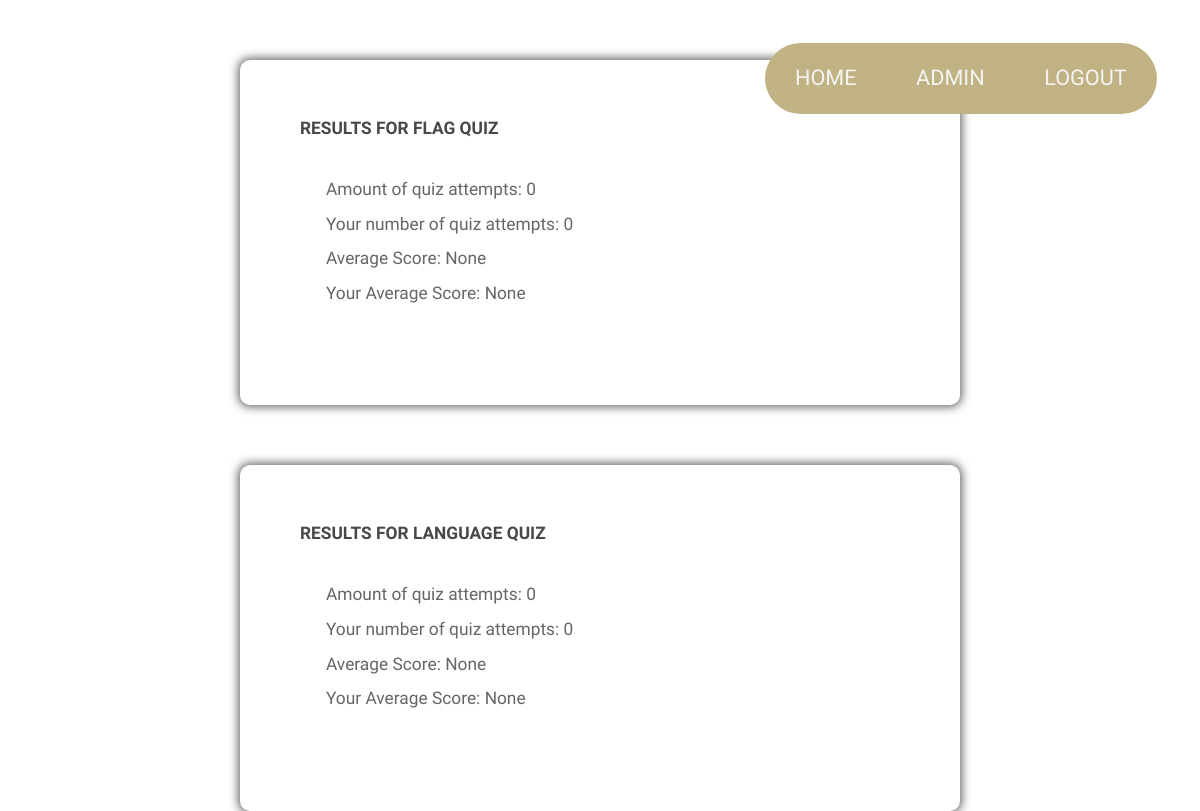
The page /results (signed in) on the database its author committed.
### app/models.py (models this page shows, shortened)
class Quiz(db.Model):
	__tablename__ = 'quiz'
	id = db.Column(db.Integer,primary_key=True)
	quizname = db.Column(db.String(80), index=True)
	creator_id = db.Column(db.Integer, ForeignKey('user.id'))
	creator = relationship('User', back_populates="quizzes")
	style = db.Column(db.Integer, ForeignKey('quizStyle.id'))
	quizStyle = relationship('QuizStyle', back_populates="quizzes")
	questions = db.relationship('Question', back_populates='quiz', lazy='dynamic')
	quizContents = db.relationship('QuizContent', backref='quiz', lazy='dynamic')
	attempts = db.relationship('UserAttempt', backref='quiz', lazy='dynamic')
	def get_average_score(self, user):
		total_score = 0
		if user:
			user_attempts = self.attempts.filter_by(user_id = user.id)
			for attempt in user_attempts:
				total_score = total_score + attempt.get_score()
			if user_attempts.count() == 0: return None
			return round(total_score/user_attempts.count(),2)
		else:
			for attempt in self.attempts:
				total_score = total_score + attempt.get_score()
			if self.attempts.count() == 0: return None
			return round(total_score/self.attempts.count(),2)

class User(UserMixin, db.Model):
	__tablename__ = "user"
	id = db.Column(db.Integer, primary_key=True)
	username = db.Column(db.String(64), index=True, unique=True, nullable=False)
	email = db.Column(db.String(120), index=True, unique=True, nullable=False)
	admin = db.Column(db.Boolean, default=False, nullable=False)
	password_hash = db.Column(db.String(128), nullable=False)
	userAttempts = db.relationship('UserAttempt', backref='user', lazy='dynamic')
	quizzes = db.relationship('Quiz', back_populates='creator')

### app/routes.py (the view)
@app.route('/results')
@login_required
def results():
	return render_template('resultsall.html', quizzes = Quiz.query.all())

### app/models.py (called while the page is built)
@login.user_loader
def load_user(id):
	return User.query.get(int(id))

### app/templates/resultsall.html (shortened to what this page needs)
{% extends "siteBase.html" %}
{% block head %}
{{ super() }}
    <link rel="stylesheet" href="https://stackpath.bootstrapcdn.com/bootstrap/4.5.0/css/bootstrap.min.css">
    <link rel="stylesheet" type="text/css" href="{{ url_for('static',    filename='css/main.css') }}">
{% endblock %}
{% block body %}
{{ super() }}
        {% for quiz in quizzes %}
            <div class="resultsall">
                <h1>Results for {{quiz.quizname}}</h1>
                <ul>
                    <li>Amount of quiz attempts: {{quiz.attempts.count()}}</li>
                    <li>Your number of quiz attempts: {{quiz.attempts.filter_by(user_id=current_user.id).count()}}</li>
                    <li>Average Score: {{ quiz.get_average_score(user = None) }}</li>
                    <li>Your Average Score: {{ quiz.get_average_score(user = current_user) }}</li>
                </ul>
            </div>
        {% endfor %}
{% endblock %}

### app/static/css/main.css (style rules this page uses)
html, body, div, span, applet, object, iframe, h1, h2, h3, h4, h5, h6, p, blockquote, pre, a, abbr, acronym, address, big, cite, code, del, dfn, em, img, ins, kbd, q, s, samp, small, strike, strong, sub, sup, tt, var, b, u, i, center, dl, dt, dd, ol, ul, li, fieldset, form, label, legend, table, caption, tbody, tfoot, thead, tr, th, td, article, aside, canvas, details, embed, figure, figcaption, footer, header, hgroup, menu, nav, output, ruby, section, summary, time, mark, audio, video { margin: 0; padding: 0; border: 0; font-size: 100%; font: inherit; vertical-align: baseline; }
div.resultsall { background-color:white; box-shadow: 0 0 10px 2px; padding:5%; margin-top: 5%; margin-left:20%; margin-right:20%; border-radius: 10px; }
div.resultsall ul { margin-top:2em; list-style-type: none; }
body { line-height: 1; }
ol, ul { list-style: none; }
body { -webkit-text-size-adjust: none; }
*, *:before, *:after { -moz-box-sizing: border-box; -webkit-box-sizing: border-box; box-sizing: border-box; }
body { -ms-overflow-style: scrollbar; }
body { background: #fff; }
body { background-color: #fff; color: #666; }
body, input, select, textarea { font-family: "Raleway", Arial, Helvetica, sans-serif; font-size: 13pt; font-weight: 400; line-height: 2em; }
h1, h2, h3, h4, h5, h6 { color: #484848; font-weight: 700; line-height: 1em; margin: 0 0 1em 0; text-transform: uppercase; }
ul { list-style: disc; margin: 0 0 2em 0; padding-left: 1em; }
ul li { padding-left: 0.5em; }

### rows shown on the page
Quiz: quizname "FLAG QUIZ", attempts.count "0", attempts.filter_by "0", get_average_score "None"
Quiz: quizname "LANGUAGE QUIZ", attempts.count "0", attempts.filter_by "0", get_average_score "None"
